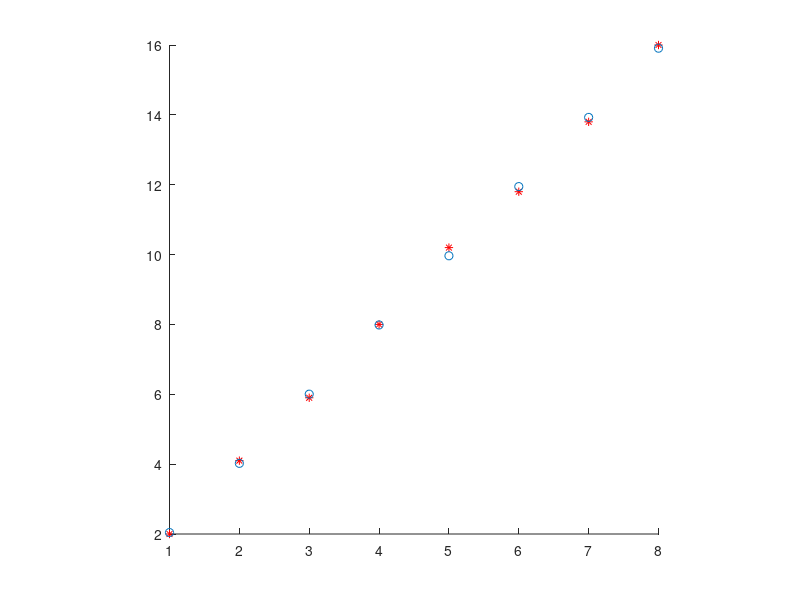

This chart was generated by the following MATLAB code:

x = [1, 2,   3,   4, 5,     6,   7,  8;]';
y = [2, 4.1, 5.9, 8, 10.2, 11.8, 13.8,16;]';
xi = (1:0.25:4)';
disp( size(xi));
p = polyfit ( x,y,1);

%yi = interp1(x,y,xi,'linear');
%yi = fit(x,y,'linearinterp');
yi = polyval(p,x);

disp(yi(1));

% disp( yi );
figure; axis square;markerStr = strcat('r*'); hold on;
% plot( yi, x , y);
plot( x, y, 'r*' ) 
plot( x , yi,'o')

hold off;

%plot ( x,y,'r*',xi,yi);
% 
% yfit = fit ( x,y,'linearinterp');
% plot (yfit, x,y);


